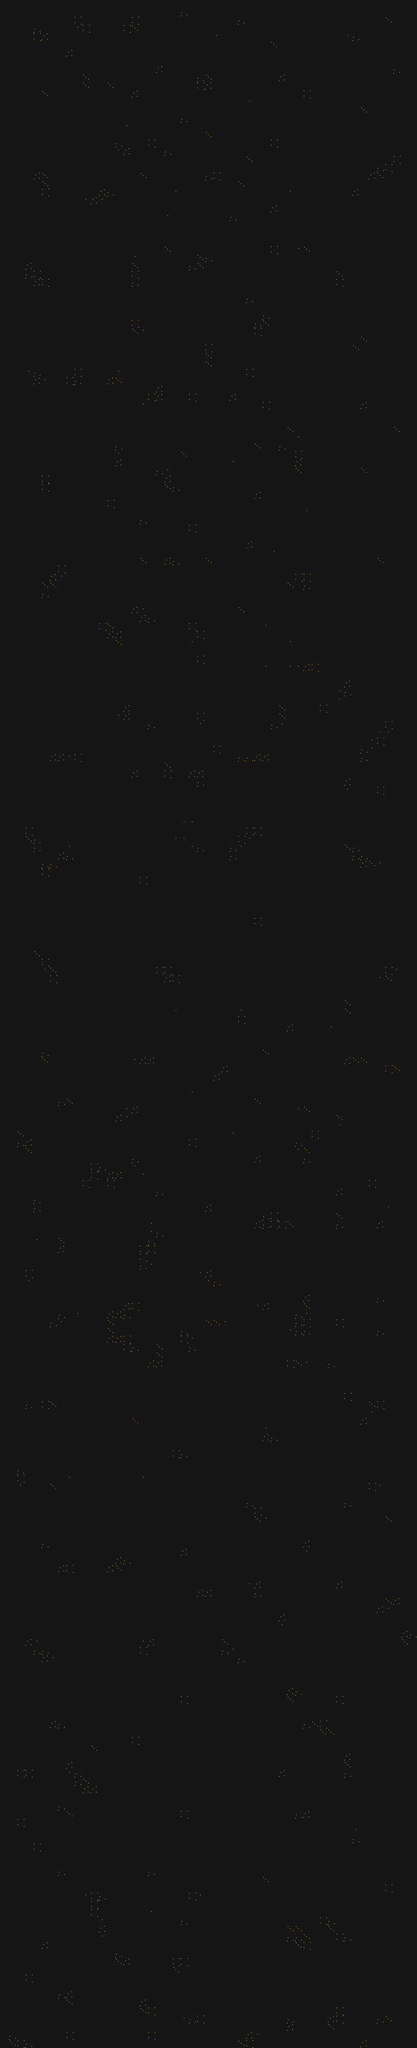

Rendered tile map (Tiled .tmx) drawn with the repository's tilesets; below, a short description and the map source with its tile grids summarised:
An orthogonal 51x250 tile map with 32x32 px tiles, 1 tile layer (Tilelaag 1), 2 tilesets and 3 objects.

<map version="1.0" orientation="orthogonal" renderorder="left-down" width="51" height="250" tilewidth="32" tileheight="32" nextobjectid="18">
 <properties>
  <property name="unity:scale" value="0.05" />
 </properties>
 <tileset firstgid="1" name="star_sprite" tilewidth="32" tileheight="32" tilecount="9" columns="9">
  <image source="star_sprite.png" width="288" height="32" />
 </tileset>
 <tileset firstgid="10" name="collision" tilewidth="32" tileheight="32" tilecount="1" columns="1">
  <image source="collision.png" width="32" height="32" />
  <tile id="0">
   <objectgroup draworder="index">
    <object id="0" x="0" y="0" width="31.8182" height="31.8182" />
   </objectgroup>
  </tile>
 </tileset>
 <layer name="Tilelaag 1" width="51" height="250">
  <data>[12750 cells, 12750 non-empty, 6 distinct tile ids]</data>
 </layer>
 <objectgroup name="Collision">
  <object id="16" x="96.022" y="0.0222222">
   <polyline points="0,0 0.021256,7999.93 31.9667,7999.94 31.9778,0.0402778 -0.0144097,-0.0144097 0.00121528,0.00121528 0.00902778,-0.00659722" />
  </object>
  <object id="17" x="1504.04" y="0">
   <polyline points="0,0 0.0815217,7999.75 31.8315,7999.75 32,0 0,0.0434783" />
  </object>
 </objectgroup>
</map>
